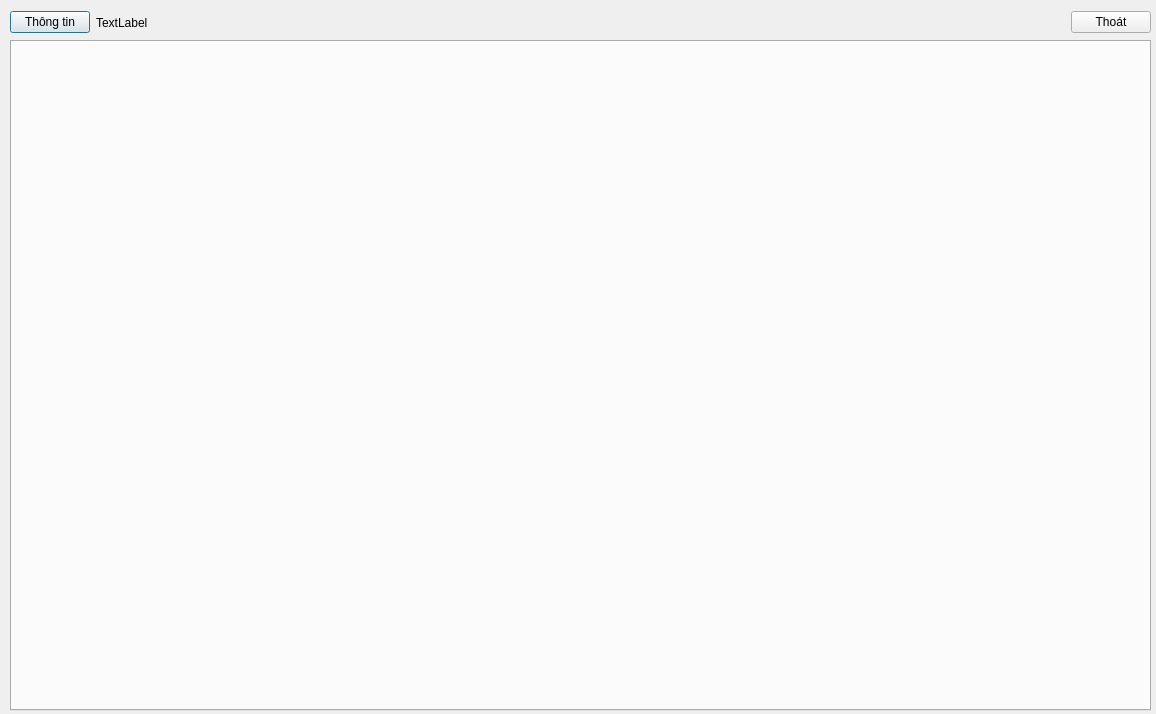
<?xml version="1.0" encoding="UTF-8"?>
<ui version="4.0">
 <class>workspace</class>
 <widget class="QDialog" name="workspace">
  <property name="geometry">
   <rect>
    <x>0</x>
    <y>0</y>
    <width>1156</width>
    <height>714</height>
   </rect>
  </property>
  <property name="windowTitle">
   <string>Dialog</string>
  </property>
  <widget class="QTabWidget" name="tabWidget">
   <property name="geometry">
    <rect>
     <x>10</x>
     <y>40</y>
     <width>1141</width>
     <height>671</height>
    </rect>
   </property>
  </widget>
  <widget class="QWidget" name="layoutWidget">
   <property name="geometry">
    <rect>
     <x>10</x>
     <y>10</y>
     <width>1141</width>
     <height>25</height>
    </rect>
   </property>
   <layout class="QHBoxLayout" name="horizontalLayout">
    <item>
     <widget class="QPushButton" name="pushButton">
      <property name="text">
       <string>Thông tin</string>
      </property>
     </widget>
    </item>
    <item>
     <widget class="QLabel" name="label">
      <property name="text">
       <string>TextLabel</string>
      </property>
     </widget>
    </item>
    <item>
     <spacer name="horizontalSpacer">
      <property name="orientation">
       <enum>Qt::Horizontal</enum>
      </property>
      <property name="sizeHint" stdset="0">
       <size>
        <width>40</width>
        <height>20</height>
       </size>
      </property>
     </spacer>
    </item>
    <item>
     <widget class="QPushButton" name="pushButton_2">
      <property name="text">
       <string>Thoát</string>
      </property>
     </widget>
    </item>
   </layout>
  </widget>
 </widget>
 <resources/>
 <connections/>
</ui>
